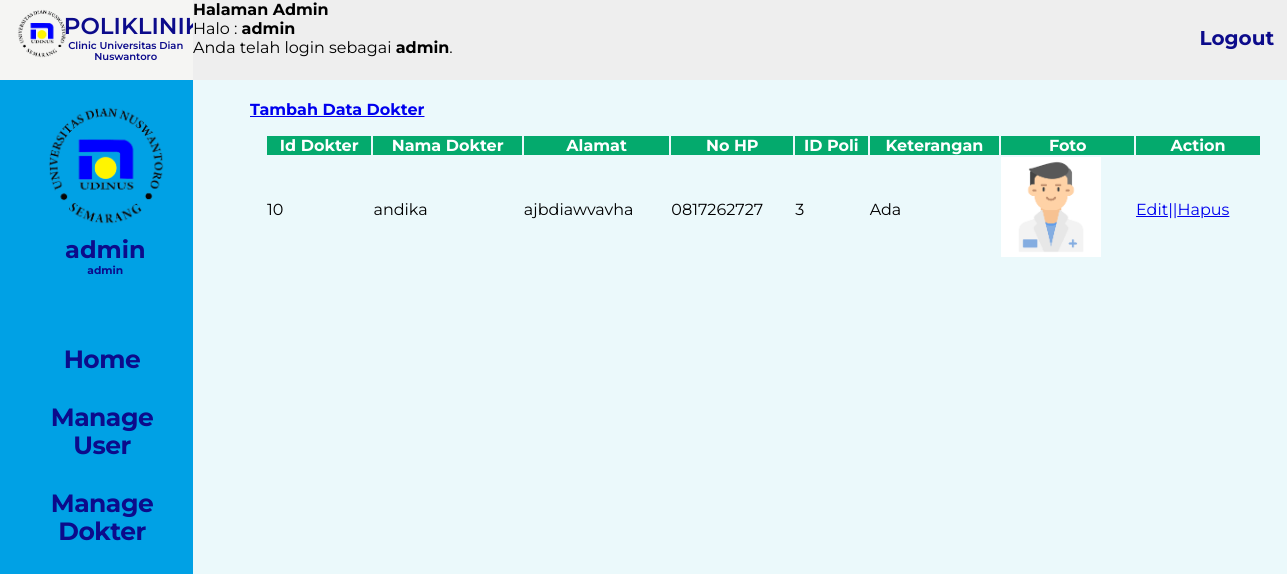
/manage_dokter.php (signed in), run on the app's committed database.
### tables this page shows
CREATE TABLE `dokter` (
  `id_dokter` int(10) NOT NULL,
  `nama_dokter` varchar(75) NOT NULL,
  `foto_dokter` varchar(255) DEFAULT NULL,
  `alamat_dokter` varchar(150) NOT NULL,
  `nohp_dokter` varchar(12) NOT NULL,
  `id_poli` int(11) NOT NULL,
  `keterangan_dokter` varchar(5) NOT NULL
);

### manage_dokter.php (the view, shortened to what this page needs)
<!DOCTYPE html>
<html>
<head>
	<link rel="stylesheet" type="text/css" href="css/style.css">
	<link rel="stylesheet" type="text/css" href="css/style_sheet.css">
</head>
<body>
	    <div class="top-left">
        <img src="./assets/logo-udinus.png" alt="logo-udinus">
        <p class="title">
            POLIKLINIK
        </p>
        <p class="define">
            Clinic Universitas Dian Nuswantoro
        </p>
    </div>
    <div class="top-right">
        <p class="page-title">
      <p>
			<b>Halaman Admin</b>
			<br>
			Halo : <b><?php echo $_SESSION['username'];
			 			$username = $_SESSION["username"];
						if (!function_exists('GetNama')) {
						 function GetNama($username)
        					{
            					print $username;
        					}
						}
			          ?></b>
			<br>
			</b> Anda telah login sebagai <b><?php echo $_SESSION['level'];
						 $level = $_SESSION["level"];
						if (!function_exists('GetLevel')) {
						 function GetLevel($level)
        					{
            					print $level;
        					}
						}
			          ?></b>.
	  </p>
        </p>
        <div class="logout-button">
            <a href="logout.php">
                <b> Logout </b>
            </a>
        </div>
    </div>
	    <div class="horizontal-menu">
        <img src="./assets/logo-udinus.png" alt="profile">
        <div class="nama">
            <h2><?php getNama($username) ?></h2>
            <h6><?php getLevel($level) ?></h6>
        </div>
        <ul>
            <li><a href="halaman_admin.php">Home</a></li>
            <li><a href="manage_user.php">Manage User</a></li>
            <li><a href="manage_dokter.php">Manage Dokter</a></li>
        </ul>
    </div>
<div style="margin-top:100px;margin-left:250px">
		<h4><a href="tambah_dokter.php">Tambah Data Dokter</a></h4>
        <table width="1027" style=" padding: 15px;">
            <tr style="background-color: #04AA6D;
                color: white;">
                <th>Id Dokter</th>
                <th>Nama Dokter</th>
                <th>Alamat</th>
				<th>No HP</th>
				<th>ID Poli</th>
				<th>Keterangan</th>
                <th>Foto</th>
                <th>Action</th>
            </tr>
                <?php
				include "koneksi.php";
                $query = mysqli_query($connect ,"select * from dokter");
                    while($data=mysqli_fetch_array($query))
                        {
                            ?>
                            <tr>
                                    <td>
                                        <?php echo $data['id_dokter'];?>
                                    </td>
                                    <td>
                                        <?php echo $data['nama_dokter'];?>
                                    </td>
                                    <td>
                                        <?php echo $data['alamat_dokter']?>
                                    </td>
									<td>
                                        <?php echo $data['nohp_dokter'];?>
                                    </td>
                                    <td>
                                        <?php echo $data['id_poli'];?>
                                    </td>
                                    <td>
                                        <?php echo $data['keterangan_dokter'];?>
                                    </td>
                                    <td>
                                        <img src="foto/<?php echo $data['foto_dokter'];?>" width="100px">
                                    </td>
                                    <td>
                                        <?php
										echo "<a href='edit_dokter.php?id=".$data['id_dokter']."'>Edit||</a>";
										echo "<a href='hapus_dokter.php?id=".$data['id_dokter']."'>Hapus</a>";
										?>
                                    </td>
                            </tr>
                            <?php
                        }
                ?>
      </table>
    </div>
</body>
</html>

### css/style.css (style rules this page uses)
body { font-family: sans-serif; background: #ebf9fb; }

### css/style_sheet.css (style rules this page uses)
* { margin: 0; padding: 0; box-sizing: border-box; }
body { font-family: 'Montserrat', sans-serif; }
.top-right .logout-button a { position: absolute; font-size: 20px; top: 33%; left: 92%; color: #0C0B8B; text-decoration: none; }
.top-left { background-color: #F5F5F3; position: absolute; width: 15%; height: 10%; left: 0px; top: 0px; float: left; }
.top-right { background-color: #EEEEEE; position: absolute; width: 85%; height: 10%; left: 15%; top: 0px; }
.horizontal-menu { background-color: #00A1E5; position: absolute; width: 15%; height: 90%; top: 10%; float: left; }
.top-left img { position: absolute; width: 50px; height: 49px; left: 17px; top: 9px; }
.top-left .title { font-family: Montserrat; font-style: normal; font-weight: 600; font-size: 23px; line-height: 110.18%; position: absolute; width: 65px; height: 34px; left: 33%; top: 14px; color: #0C0B8B; }
.top-left .define { position: absolute; width: 124px; height: 10px; left: 33%; top: 40px; font-family: Montserrat; font-style: normal; font-weight: 600; font-size: 10px; line-height: 110.18%; text-align: center; color: #0C0B8B; }
.top-right .page-title { position: absolute; width: 250px; height: 5%; left: 2%; top: 19px; font-family: Montserrat; font-style: normal; font-weight: 600; font-size: 30px; line-height: 110.18%; text-align: center; color: #0C0B8B; }
.horizontal-menu ul { position: absolute; list-style-type: none; margin: 0; padding: 0; width: 114px; height: 21px; font-family: Montserrat; font-style: normal; font-weight: bold; font-size: 25px; line-height: 28px; text-align: center; letter-spacing: -0.02em; left: 45px; top: 250px; color: #FFFFFF; }
.horizontal-menu li a { display: block; color: #0C0B8B; padding: 15px 0px; text-decoration: none; text-align: center; transition-duration: 0.3s; }
.horizontal-menu img { position: absolute; width: 120px; left: 46px; top: 25px; border-radius: 0%; }
.horizontal-menu .nama { text-align: center; position: absolute; top: 155px; left: 65px; color: #0C0B8B; }

### data on the page
dokter: id_dokter "10", nama_dokter "andika", alamat_dokter "ajbdiawvavha", nohp_dokter "0817262727", id_poli "3", keterangan_dokter "Ada", foto_dokter (picture)

### other printed values
$_SESSION['username'] "admin"
$_SESSION['level'] "admin"
$username "admin"
$level "admin"
